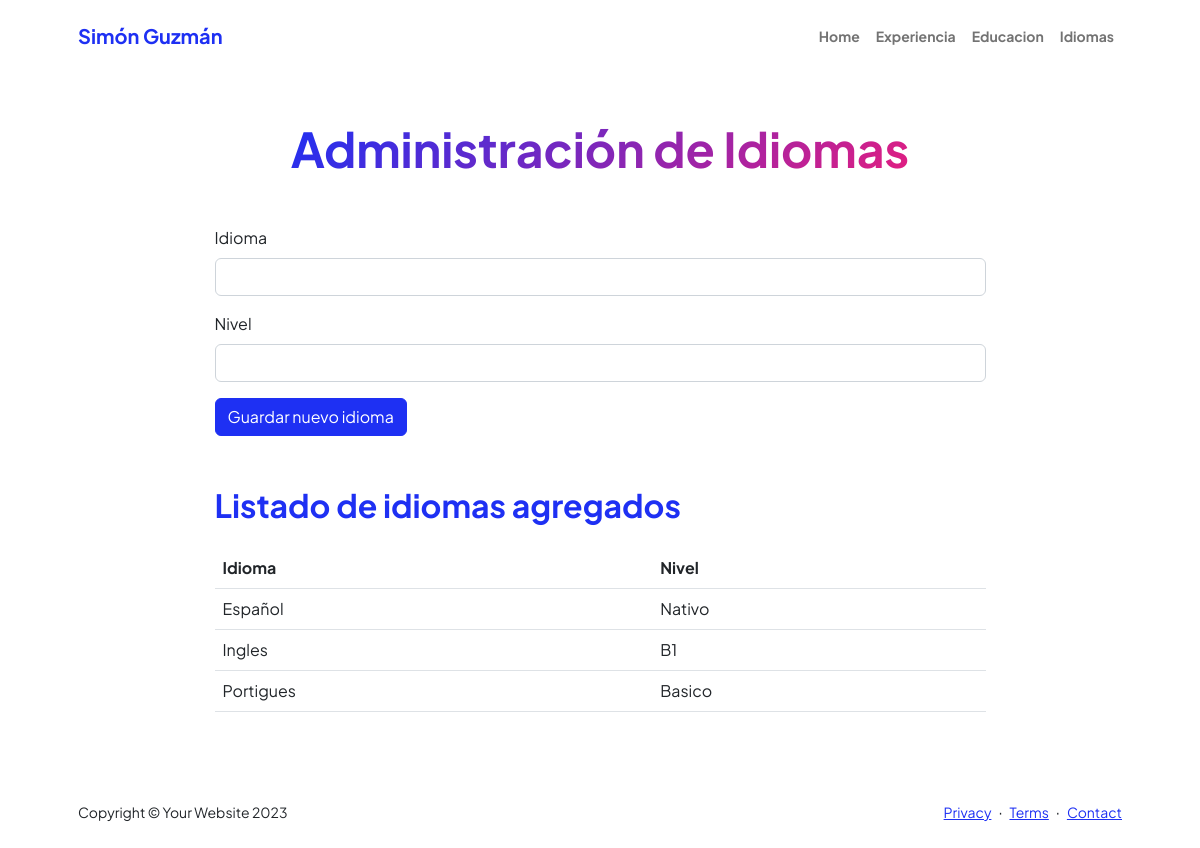
The app's page /AppCurriculum/idiomas, older data.
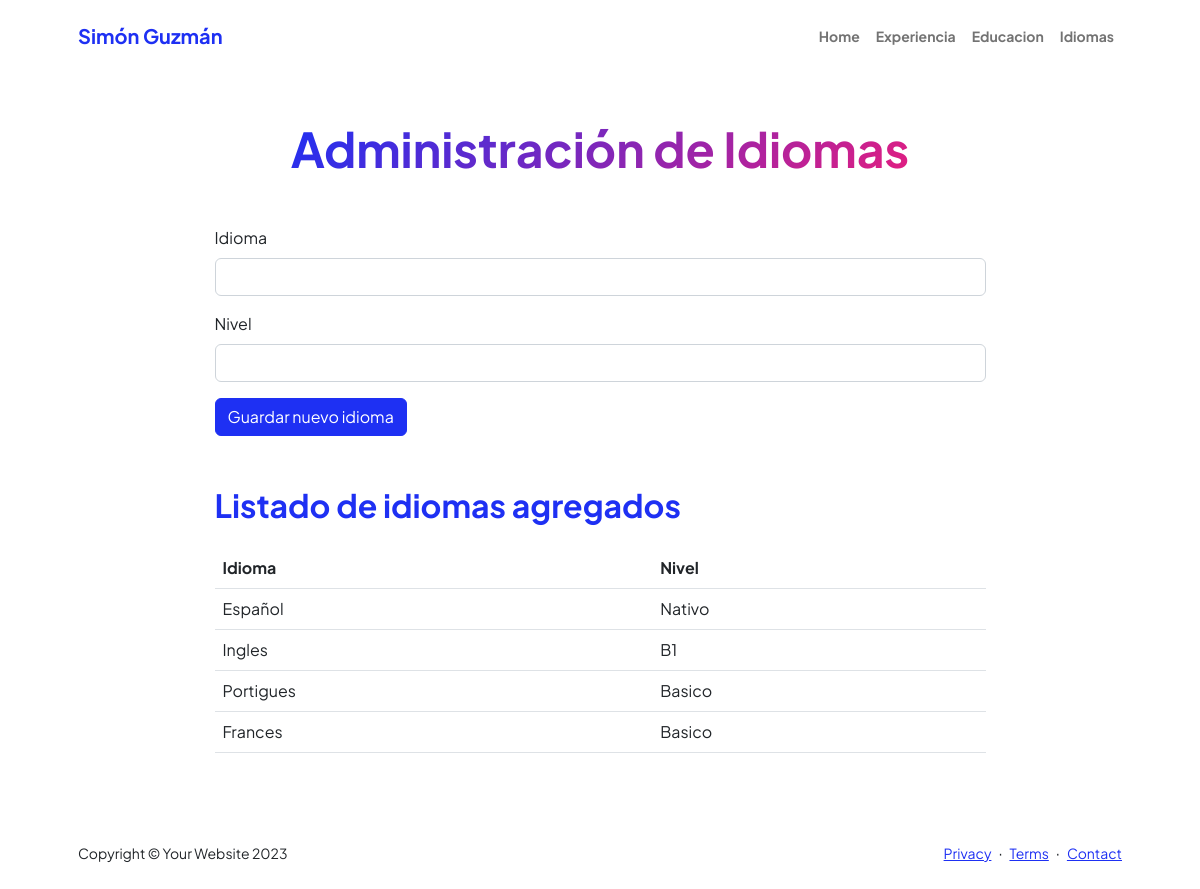
The same page, newer data.
### AppCurriculum/models.py (models this page shows, shortened)
class Idiomas(models.Model):
    idioma = models.CharField(max_length=50)
    nivel = models.CharField(max_length=20)

### AppCurriculum/views.py (the view)
# urls.py: path('idiomas',views.idiomas,name="Idiomas"),
def idiomas(request):
    idiomas = Idiomas.objects.all()
    if request.method == 'POST':
        miFormulario = IdiomaFormulario(request.POST)
        if miFormulario.is_valid():
            informacion = miFormulario.cleaned_data
            exp = Idiomas(idioma=informacion['idioma'],nivel=informacion['nivel'])
            exp.save()
            miFormulario = IdiomaFormulario()
            return render(request,"AppCurriculum/idiomas.html",{"idiomas":idiomas,"miFormulario":miFormulario,"resp":"Datos guardados Correctamente"})
    else:
        miFormulario = IdiomaFormulario()
    return render(request,"AppCurriculum/idiomas.html",{"idiomas":idiomas,"miFormulario":miFormulario})

### AppCurriculum/forms.py
class IdiomaFormulario(forms.Form):
    idioma = forms.CharField(label='Idioma', max_length=100,widget=forms.TextInput(attrs={'class': 'form-control'}))
    nivel = forms.CharField(label='Nivel', max_length=100,widget=forms.TextInput(attrs={'class': 'form-control'}))
    def __init__(self, *args, **kwargs):
        super().__init__(*args, **kwargs)
        self.helper = FormHelper(self)
        self.helper.layout = Layout(
            'idioma',
            'nivel',
            Submit('submit', 'Guardar', css_class='btn btn-primary')
        )

### AppCurriculum/templates/AppCurriculum/idiomas.html (shortened to what this page needs)
{% extends "AppCurriculum/template.html" %}
{% load static %}
{% block datosDinamicos %}
<div class="container px-5 my-5">
    <div class="text-center mb-5">
        <h1 class="display-5 fw-bolder mb-0"><span class="text-gradient d-inline">Administración de Idiomas</span></h1>
    </div>
    <div class="row gx-5 justify-content-center">
        <div class="col-lg-11 col-xl-9 col-xxl-8">
              <section style="margin-bottom: 50px;">
              <form action="" method="POST" class="mb-3">{% csrf_token %}
                <div class="mb-3">
                  <label for="{{ miFormulario.idioma.id_for_label }}" class="form-label">{{ miFormulario.idioma.label }}</label>
                  {{ miFormulario.idioma }}
              </div>
              <div class="mb-3">
                  <label for="{{ miFormulario.nivel.id_for_label }}" class="form-label">{{ miFormulario.nivel.label }}</label>
                  {{ miFormulario.nivel }}
              </div>
              <div class="mb-3">
                <input class="btn btn-primary" type="submit" value="Guardar nuevo idioma">
              </div>
              </form>
            </section>
            <section>
                <table class="table caption-top">
                    <div class="d-flex align-items-center justify-content-between mb-4">
                        <h2 class="text-primary fw-bolder mb-0">Listado de idiomas agregados</h2>
                    </div>
                    <thead>
                      <tr>
                        <th scope="col">Idioma</th>
                        <th scope="col">Nivel</th>
                      </tr>
                    </thead>
                    <tbody>
                      {% for info in idiomas %}
                      <tr>
                        <td>{{info.idioma}}</td>
                        <td>{{info.nivel}}</td>
                      </tr>
                      {% endfor%}
                    </tbody>
                </table>
            </section>
        </div>
    </div>
</div>
{% endblock %}

Row changes from the older to the newer data that the page shows:
added Idiomas: idioma "Frances", nivel "Basico"
